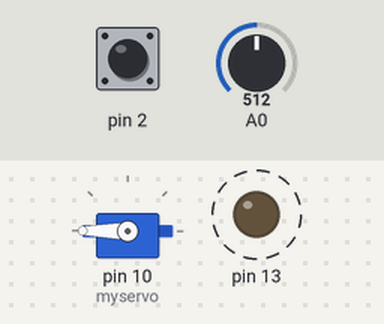
Bench run of a sketch on a simulated Arduino Uno, built with avr-gcc and run on an emulated ATmega328P. Shown: servo, output pins drawn as LEDs (lit = HIGH). Dashed ring = blinking. Inputs (shaded band) come from the test bench; at power-on: A0 = 512, pin 2 HIGH.

Above: at 1.2 s.
1.3 s: A0 set to 459
3.5 s: A0 set to 434
At 4.5 s:
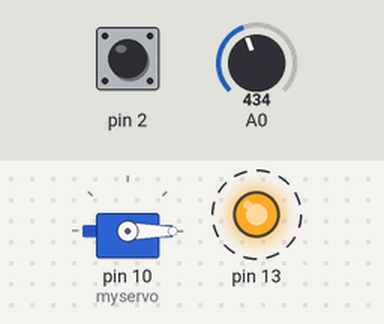
8.5 s: A0 set to 503
10.5 s: A0 set to 524
At 12.8 s:
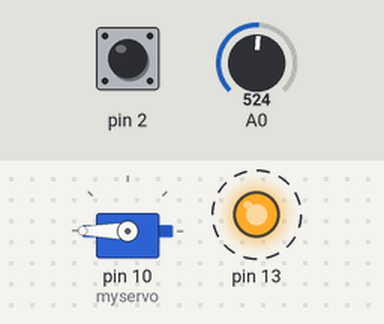
13.5 s: A0 set to 440
At 15.8 s:
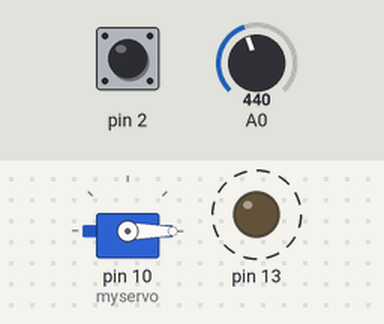
Timing chart, 0 to 17.5 s (numbered marks = the images above; inputs shaded):
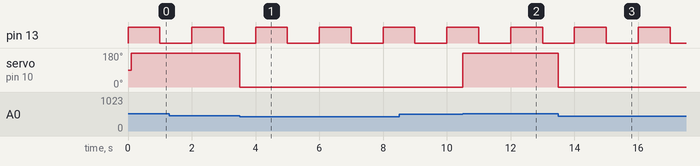

The sketch:

Lchika.ino
```cpp
#include "Servo.h"
#include "MsTimer2.h"

Servo myservo;
void brind(){
   if(analogRead(A0)<450){
      myservo.write(0);
  }else if(analogRead(A0)>510){
      myservo.write(180);
  }
}

void setup() {
  Serial.begin(9600);
  pinMode(2, INPUT);
  pinMode(13, OUTPUT);

  attachInterrupt(0,interrupt,FALLING);

  myservo.attach(10);
  MsTimer2::set(100, brind);
  MsTimer2::start();
}

void loop() {
  digitalWrite(13, HIGH);
  delay(1000);
  digitalWrite(13, LOW);
  delay(1000);
}

void interrupt(){
  Serial.println(analogRead(A0));
}
```

Measured:
- the behaviour switches between 450 and 449 on A0 (found by bisection; images 0 and 1)
- the behaviour switches between 510 and 511 on A0 (found by bisection; images 1 and 2)
- after the input at 3.5 s, servo on pin 10 (myservo): 180° → 0° at once
- after the input at 10.5 s, servo on pin 10 (myservo): 0° → 180° at once
- after the input at 13.5 s, servo on pin 10 (myservo): 180° → 0° at once
- by itself, pin 13: alternates HIGH for 1.0 s and LOW for 1.0 s
